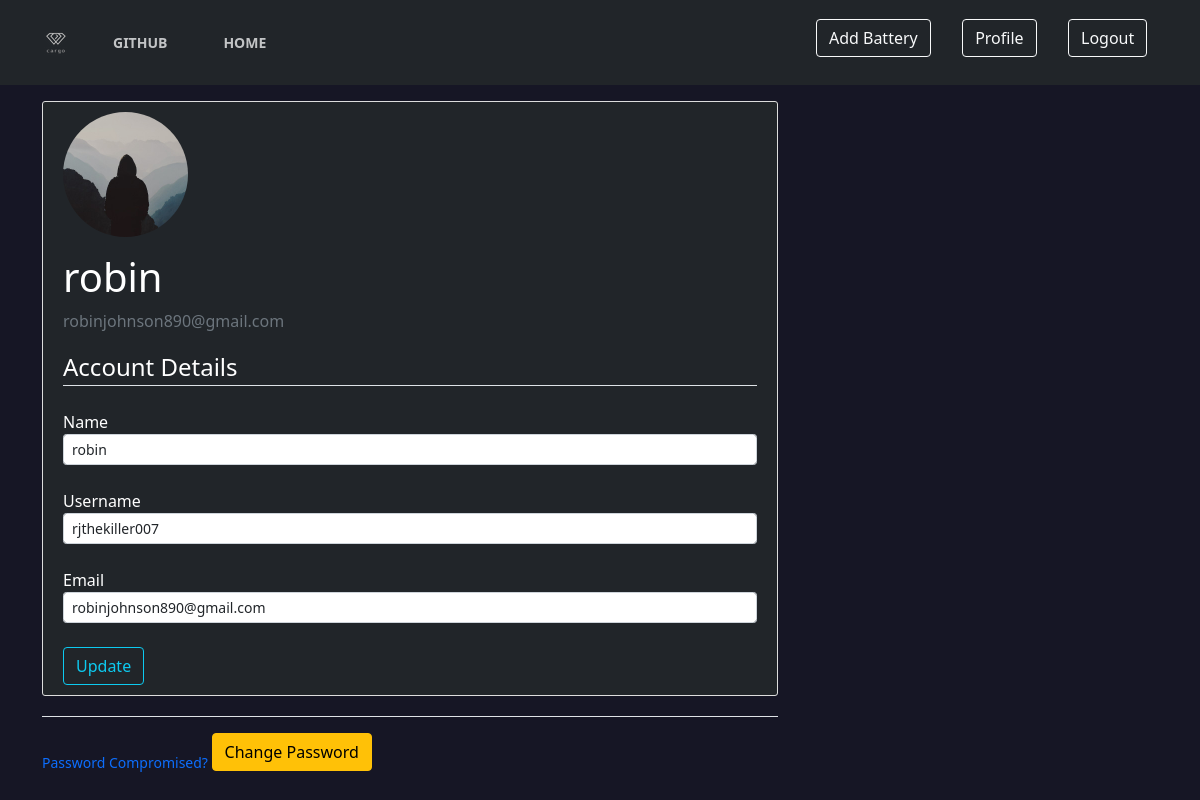
Screenshot of /account (signed in) with the database file from the repository.
### bms/models.py (models this page shows, shortened)
class User(db.Model):
    id = db.Column(db.Integer, primary_key=True)
    name = db.Column(db.String, nullable=False)
    username = db.Column(db.String(20), unique=True, nullable=False)
    email = db.Column(db.String(30), unique=True, nullable=False)
    password = db.Column(db.String(100), nullable=False)
    batteries = db.relationship('Battery', backref='owner', lazy=True)

### bms/routes.py (the view)
@application.route('/account', methods=['GET', 'POST'])
def account():
    username = request.cookies.get('email')
    if username:
        user = User.query.filter_by(email=username).first()
        form = UpdateAccountForm()
        if form.validate_on_submit():
            user.email = form.email.data
            user.name = form.name.data
            user.username = form.username.data
            db.session.commit()
            flash("Account Information Updated Successfully!", "success")
            resp = make_response(redirect('/account'))
            resp.set_cookie('email', form.email.data)
            return resp
        elif request.method == 'GET':
            form.email.data = user.email
            form.name.data = user.name
            form.username.data = user.username
        return render_template('account.html', username=username, form=form, user=user, title='Account')
    return redirect(url_for('login', next=request.endpoint))

### bms/forms.py
class UpdateAccountForm(FlaskForm):
    name = StringField('Name', validators=[Length(min=2, max=30)])
    username = StringField('Username', validators=[Length(min=2, max=20)])
    email = StringField('Email', validators=[Email()])
    prev_username = StringField('username_prev')
    prev_email = StringField('email_prev')
    submit = SubmitField('Update')

### bms/templates/account.html (shortened to what this page needs)
{% extends "layout.html" %}
{% block content %}
    <main role="main" class="container">
        <div class="row">
        <div class="col-lg-8">
<div class="bg-dark text-white" style="background: #ffffff; padding: 10px 20px; border: 1px solid #dddddd; border-radius: 3px; margin-bottom: 20px; position: relative;">
  <div class="media">
    <img class="rounded-circle" src="{{ url_for('static', filename='images/default.jpg') }}" style="height: 125px; width: 125px; margin-right: 20px; margin-bottom: 16px;">
    <div class="media-body">
      <h2 class="media-heading text-white" style="font-size: 2.5rem;">{{ user.name }}</h2>
      <p class="text-secondary">{{ user.email }}</p>
    </div>
  </div>
    <form method="POST" action="">
            <fieldset class="form-group">
                <legend class="border-bottom mb-4">Account Details</legend>
                <div class="form-group">
                    {{ form.name.label(class="form-control-label") }}
                    {% if form.name.errors %}
                        {{ form.name(class="form-control form-control-sm is-invalid") }}
                        <div class="invalid-feedback">
                            {% for error in form.name.errors %}
                                <span>{{ error }}</span>
                            {% endfor %}
                        </div>
                    {% else %}
                        {{ form.name(class="form-control form-control-sm") }}
                    {% endif %}
                </div>
                <div class="form-group">
                    {{ form.username.label(class="form-control-label mt-4") }}
                    {% if form.username.errors %}
                        {{ form.username(class="form-control form-control-sm is-invalid") }}
                        <div class="invalid-feedback">
                            {% for error in form.username.errors %}
                                <span>{{ error }}</span>
                            {% endfor %}
                        </div>
                    {% else %}
                        {{ form.username(class="form-control form-control-sm") }}
                    {% endif %}
                </div>
                <div class="form-group">
                    {{ form.email.label(class="form-control-label mt-4") }}
                    {% if form.email.errors %}
                        {{ form.email(class="form-control form-control-sm is-invalid") }}
                        <div class="invalid-feedback">
                            {% for error in form.email.errors %}
                                <span>{{ error }}</span>
                            {% endfor %}
                        </div>
                    {% else %}
                        {{ form.email(class="form-control form-control-sm") }}
                    {% endif %}
                </div>
            </fieldset>
            <div class="form-group">
                {{ form.submit(class="btn btn-outline-info mt-4") }}
            </div>
        </form>
    </div>
<div class="border-top pt-3">
        <small class="text-primary">
            Password Compromised? <a class="btn btn-warning ml-4 mb-4" href="{{ url_for('changepassword') }}">Change Password</a>
        </small>
    </div>
        </div>
        </div>
    </main>
{% endblock %}

### bms/static/style.css (style rules this page uses)
:root { --primary-color: #9A97F3; --secondary-color: #818cab; --font-color: #e1e1ff; --bg-color: #161625; --heading-color: #818cab; --color-scheme: light dark; }
body { background-color: var(--bg-color); color: var(--font-color); }
a { color: var(--primary-color); }
* { margin: 0; padding: 0; box-sizing: border-box; }
body img { filter: brightness(.8) contrast(1.2); }

### rows the page displays
User: name "robin", email "robinjohnson890@gmail.com", username "rjthekiller007"
